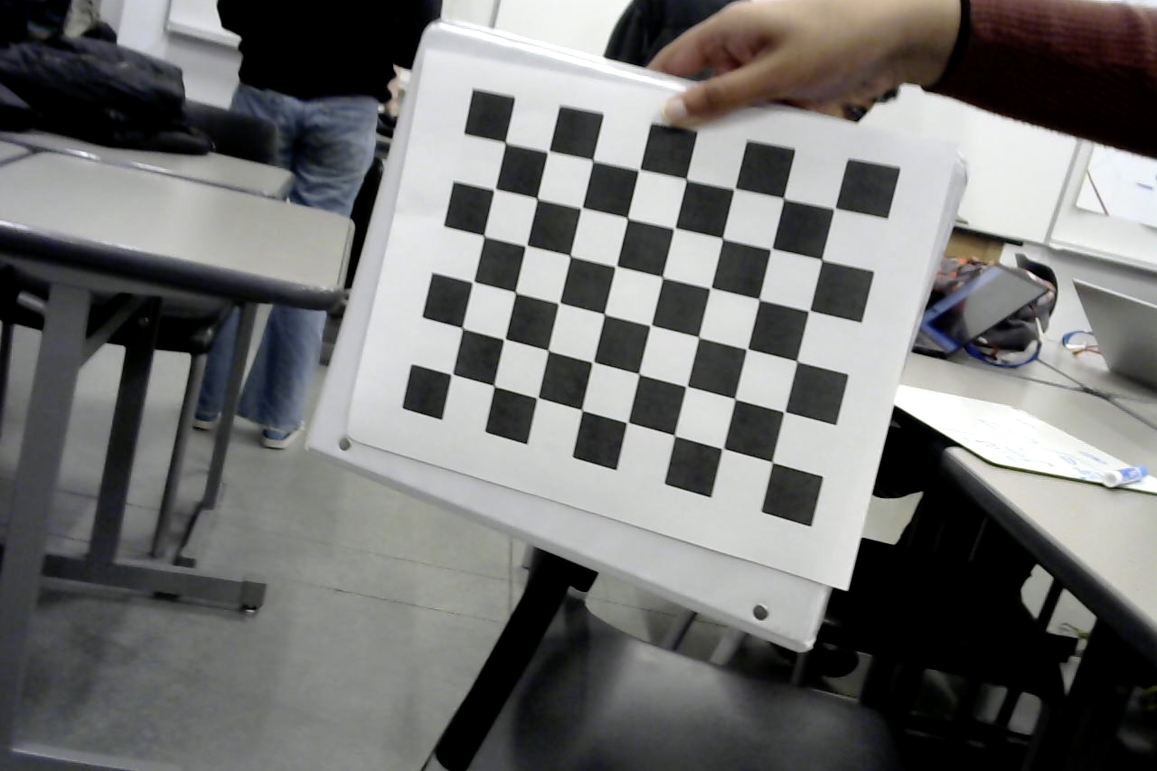
#> input picture apriltag_pics/Photo on 11-13-23 at 6.15 PM #2.jpg, 2314 x 1542 px, given in place of the camera (shown at 1/2 size)
$ jupyter execute modules.ipynb   (shell and % lines are left out)   (text cells are left out)
#> lines starting #> are read from the running program, lines starting #| are printed output that depends on the picture; after the words box and inside, x2 and y2 are one past the last pixel; in counts of white or black regions, pixels touching at a corner belong together; pictures that were not available may be replaced by others from this repository, and a replacement may not be noted
[cell 1]
import cv2
import math
import numpy as np
import matplotlib.pyplot as plt

[cell 2]
#DUMMY VISION INPUT (does not include fov and res calib)

class VisionInput:
    frame = None

    def __init__(self, res, FOV): #a little confused abt the importance of FOV and resolution w/out calibration in the detection pipeline...? - Bhargav
        self.res = res
        self.FOV = FOV

        self.cap = cv2.VideoCapture(0)

        if not self.cap.isOpened():
            print("failed to init camera")
            exit

    def calibrate():
        pass

    def start(self):
        global frame

        while True:
            cv2.imshow('frame', self.getFrame())
            if (cv2.waitKey(1) == ord('q')):
                break

            #for testing purposes
            if (cv2.waitKey(1) == ord('p')):
                print(self.getFrame())

        self.cap.release()
        cv2.destroyAllWindows()


    def getFrame(self):
        ret, frame = self.cap.read()
#> frame is the input picture: shape (1542, 2314, 3); mean B, G, R 112.5, 113.3, 113.3


        if not ret:
            print('frame not reached')
            exit

        #frame = cv2.resize(frame, (600, int(600*frame.shape[1]/frame.shape[0])))

        return np.asarray(frame)

[cell 3]
#TEST BLOCK

vi = VisionInput(0, 0)
vi.start()
#> (key q is pressed here)

[cell 4]
#NOT DONE

class Target:
    def __init__(self, contour, target_type):
        self.contour = contour
        self.target_type = target_type

    def __str__(self):
        return self.target_type + " coords - " + self.contour

    def getType(self):
        return self.target_type

    def getContour(self):
        return self.contour

    def computeYawAngle(R):
        pass

    def computePitchAngle(R):
        pass

[cell 5]
#NOT DONE

class Colored(Target):
    def __init__(self, color):
        self.color = color

    def getType(self):
        return "Colored"

[cell 6]
#NOT DONE

class AprilTag(Target):
    def __init__(self, id):
        self.id = id

    def getType(self):
        return "AprilTag"

    def getX(self):
        return self.x

    def getY(self):
        return self.y

    def getAngle(self):
        return self.angle

    def getID(self):
        return self.id

[cell 7]
class Detector:

    def detect(self, array, objectsToDetect):
        color_dict_HSV = {'black': [[180, 255, 30], [0, 0, 0]],
              'white': [[180, 18, 255], [0, 0, 231]],
              'red1': [[180, 255, 255], [159, 50, 70]],
              'red2': [[9, 255, 255], [0, 50, 70]],
              'green': [[89, 255, 255], [36, 50, 70]],


              #merge of blue and purple
              'cube': [[158, 255, 255], [90, 50, 70]],
              'cone': [[30, 255, 255], [21, 50, 70]]
        }
        #================================================================================

        frame = cv2.resize(array, (500, int(500*array.shape[0]/array.shape[1])))
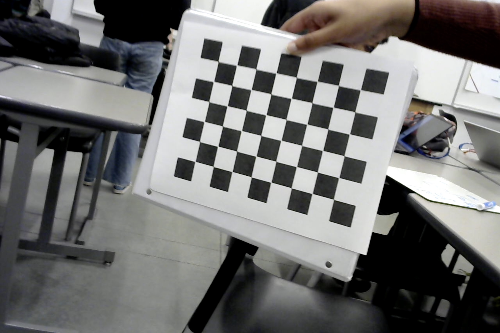
#> frame: shape (333, 500, 3); mean B, G, R 112.4, 113.3, 113.3
        results = dict(zip(objectsToDetect, [None for i in range(len(objectsToDetect))]))

        #CUBE DETECTION

        colors = {
            "CUBE": color_dict_HSV['cube'],
            "CONE": color_dict_HSV['cone']
        }

        for object in objectsToDetect:
            hsv_frame = cv2.cvtColor(frame, cv2.COLOR_BGR2HSV)
            mask = cv2.inRange(hsv_frame, np.array(colors[object][1]), np.array(colors[object][0]))

            kernel = cv2.getStructuringElement(cv2.MORPH_RECT, (10, 10))
            morph = cv2.morphologyEx(mask, cv2.MORPH_CLOSE, kernel)

            contours, hier = cv2.findContours(morph, cv2.RETR_EXTERNAL, cv2.CHAIN_APPROX_NONE)

            x = 0
            y = 0
            w = 0
            h = 0

            for contour in contours:
                tx,ty,tw,th = cv2.boundingRect(contour)
                print(tx, ty, tw, th)
                if (tw * th > w * h and not (tx == 0 and ty == 0 and tw == frame.shape[1] and th == frame.shape[0])):
                    x = tx
                    y = ty
                    w = tw
                    h = th

            if (object in objectsToDetect): results[object] = [x, y, w, h]

            print("X: %2d, Y: %2d, W: %2d, H: %2d" % (x, y, w, h))

            #annotate contour
            cv2.rectangle(frame, (x,y), (x + w, y + h), (0, 0, 255), 2)
            cv2.circle(frame, (int(x + w/2), int(y + h/2)), radius = 0, color = (0, 0, 255), thickness=5)
            cv2.putText(frame, object, (x, y - 5), cv2.FONT_HERSHEY_SIMPLEX, 1.0, (0, 0, 255), 2, cv2.LINE_AA)

            while True:
                cv2.imshow("o", frame)
                if cv2.waitKey(0):
                    break

            cv2.destroyAllWindows()

            results[object] = Target([x, y, w, h], object)
#> this loop made 2 passes
#> pass 1, in detect, `mask = cv2.inRange(hsv_frame, np.array(colors[object][1]), np.array(co..`:
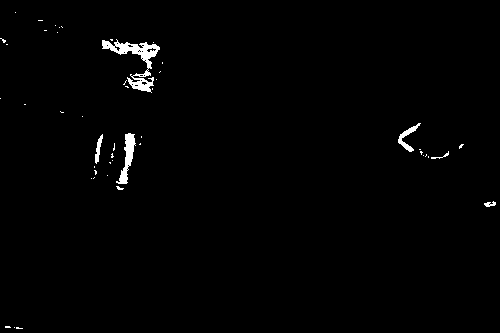
#> mask: shape (333, 500); 1.1% white; 48 white regions (42 under 20 px), largest, box (x1, y1, x2, y2) and area: (102, 39, 160, 93) 888, (116, 133, 136, 184) 395, (398, 123, 421, 152) 187, (95, 134, 103, 164) 107, (484, 201, 496, 207) 43, (431, 151, 449, 159) 34
#> pass 1, in detect, `morph = cv2.morphologyEx(mask, cv2.MORPH_CLOSE, kernel)`:
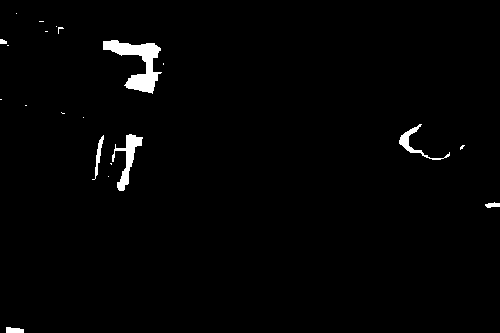
#> morph: shape (333, 500); 1.5% white; 21 white regions (14 under 20 px), largest, box (x1, y1, x2, y2) and area: (103, 40, 162, 94) 1287, (112, 134, 143, 191) 581, (399, 124, 450, 160) 306
#> pass 1, in detect, `cv2.imshow("o", frame)`:
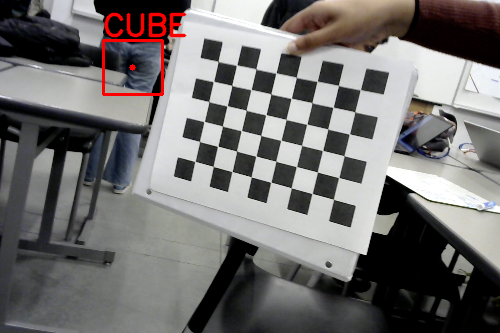
#> window 'o': shape (333, 500, 3); mean B, G, R 112, 112.8, 115.2
#> after the loop:
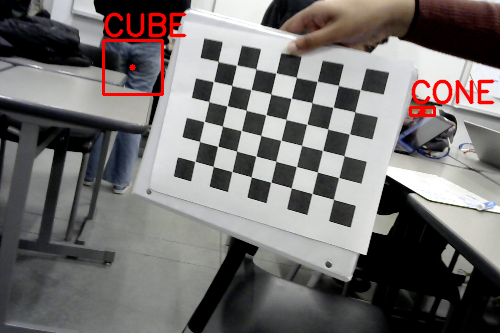
#> frame: shape (333, 500, 3); 1.94% of pixels changed, all inside (x1, y1, x2, y2) = (102, 12, 495, 117)
#> after the loop: hsv_frame: shape (333, 500, 3); mean H, S, V 60.2, 26.1, 117.8
#> after the loop:
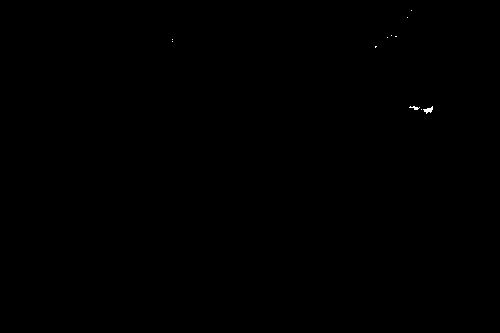
#> mask: shape (333, 500); 0.04% white; 11 white regions (9 under 20 px), largest, box (x1, y1, x2, y2) and area: (423, 106, 433, 114) 39, (409, 106, 420, 110) 22
#> after the loop: morph: shape (333, 500); 0.06% white; 7 white regions (6 under 20 px), largest, box (x1, y1, x2, y2) and area: (410, 107, 434, 115) 79
#> after the loop, results = 2 items

        return results
